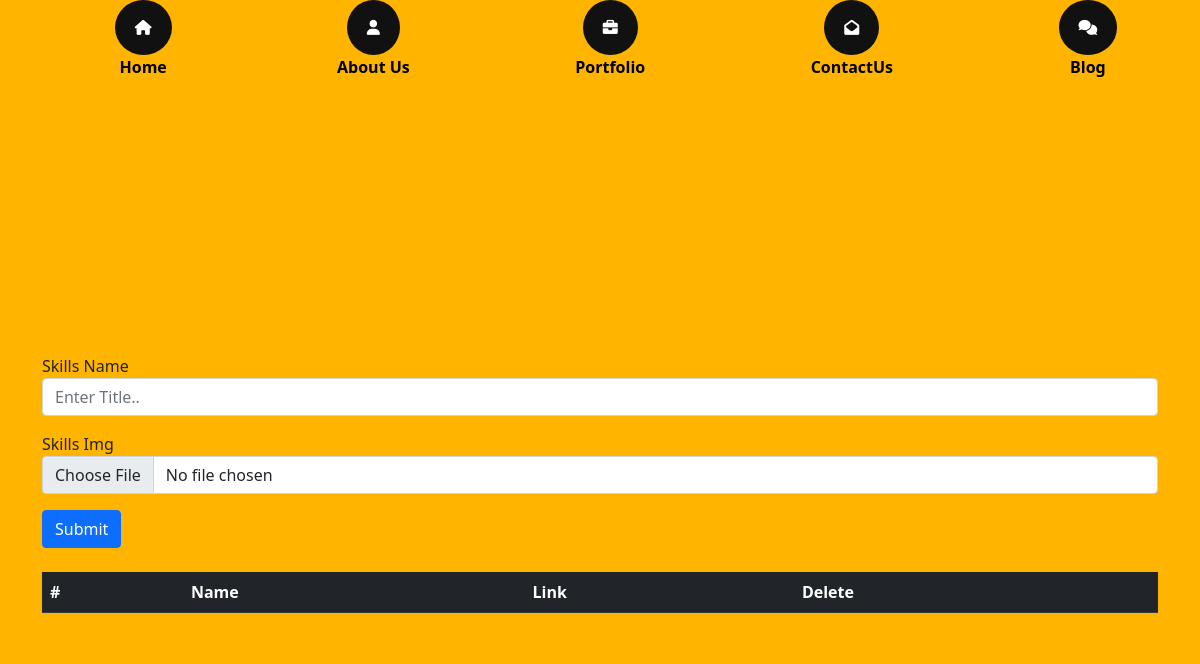
Before: /admin/skills with the older database file.
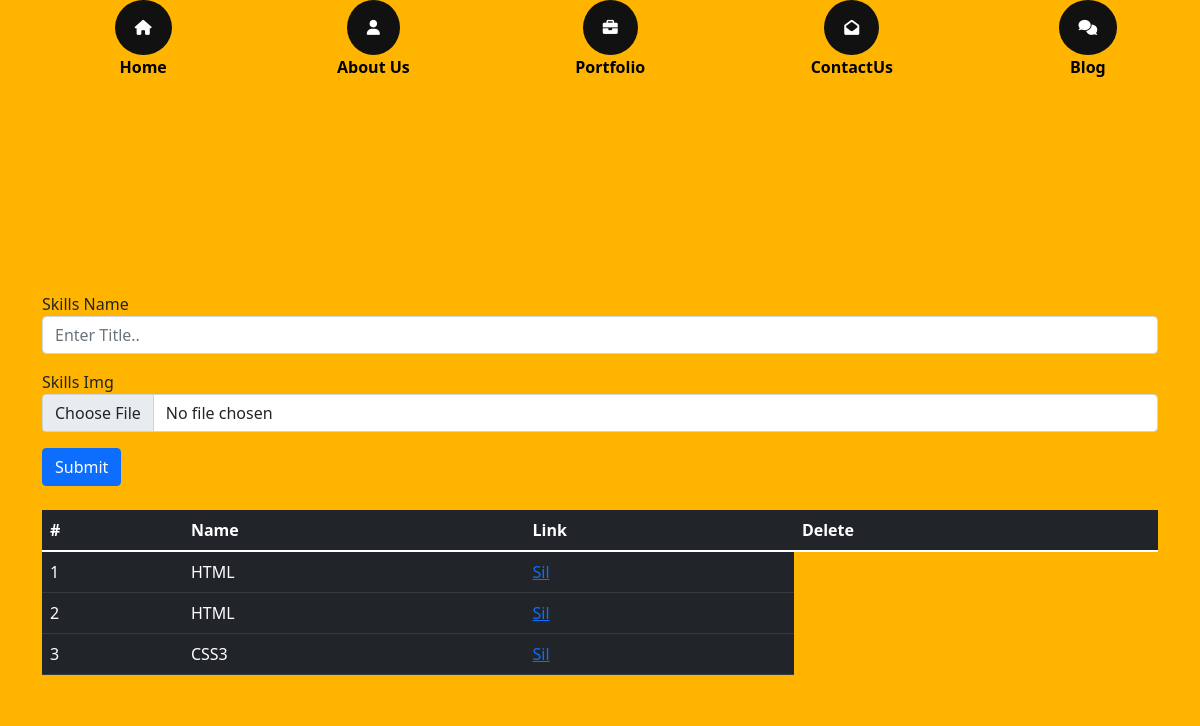
After: the same page with the newer database file.
### modules.py (models this page shows)
class Skills (db.Model):
    id=db.Column(db.Integer,primary_key=True)
    skills_img = db.Column(db.String(150))
    skills_title = db.Column(db.String(50))

### routes/admin/routes.py (the view, shortened to what this page needs)
@app.route("/admin/skills", methods=["GET","POST"])
def skills():
    from modules import Skills
    import os
    from run import db
    from werkzeug.utils import secure_filename
    skills = Skills.query.all()
    return render_template("admin/skills.html", skills=skills)

### templates/admin/skills.html
{% extends "admin/base.html" %} {% block content %}
<div class="main">
    <div class="container">
        <form action="/admin/skills" method="POST" enctype="multipart/form-data">
            <div class="form-group">
                <label class="text-dark" for="exampleInputEmail1">Skills Name</label>
                <input type="text" name="skills_title" class="form-control" id="exampleInputEmail1" aria-describedby="emailHelp" placeholder="Enter Title..">
            </div>
            <div class="form-group mt-3">
                <label for="exampleInputPassword1">Skills Img</label>
                <input type="file" name="skills_img" class="form-control">
            </div>
            <button type="submit" class="btn btn-primary mt-3">Submit</button>
            <table class="table table-dark my-4">
                <thead>
                    <tr>
                        <th scope="col">#</th>
                        <th scope="col">Name</th>
                        <th scope="col">Link</th>
                        <th scope="col">Delete</th>
                    </tr>
                </thead>
                <thead>
                    {% for skill in skills %}
                    <tr>
                        <td>{{skill.id}}</td>
                        <td>{{skill.skills_title}}</td>
                        <td><a href="">Sil</a></td>
                    </tr>
                    {% endfor %}
                </thead>
            </table>
        </form>
    </div>
</div>
{% endblock %}

Changed rows visible on the page:
added Skills: id "1", skills_title "HTML"
added Skills: id "2", skills_title "HTML"
added Skills: id "3", skills_title "CSS3"
